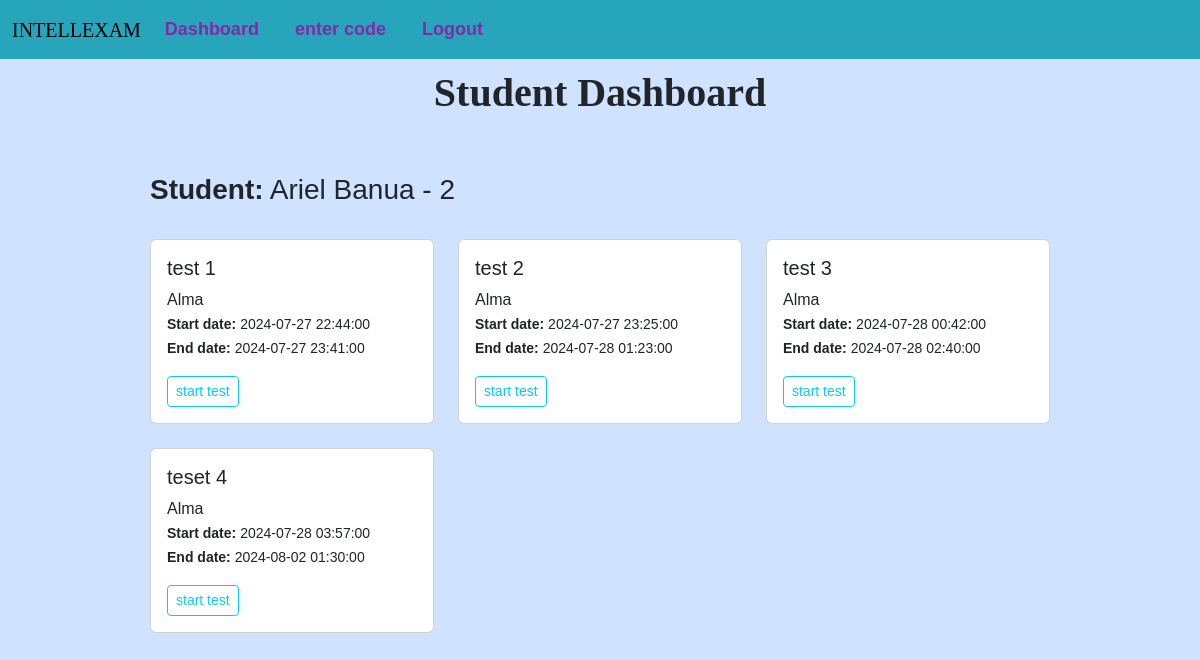
Before: /student (signed in) with the older database file.
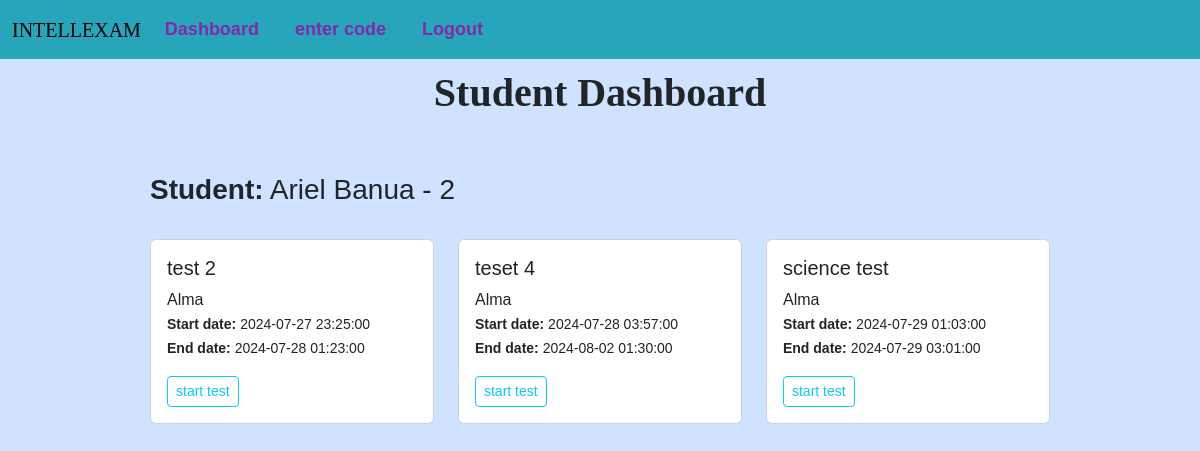
After: the same page with the newer database file.
### app.py (models this page shows)
class Tests(db.Model):
    test_id = db.Column(db.Integer, primary_key=True)
    title = db.Column(db.String(255))
    start_date = db.Column(db.DateTime, nullable = False)
    end_date = db.Column(db.DateTime, nullable = False)
    status = db.Column(db.String(255))
    teacher_id = db.Column(db.Integer, db.ForeignKey('users.id'))
    teacher = db.relationship('Users', backref=db.backref('tests', lazy=True))
    questions = db.relationship("Questions", backref="question_list")
    code = db.Column(db.String(6), unique=True)  # column to store the unique code
    students = db.relationship('Users', secondary='test_students', backref=db.backref('tests_registered', lazy=True))
    submissions = db.relationship('Submission', backref='test_submissions', lazy=True)

class Users(db.Model, UserMixin):
    id = db.Column(db.Integer, primary_key = True)
    name = db.Column(db.String(200), nullable=False)
    email = db.Column(db.String(120), nullable=False, unique =True)
    password = db.Column(db.String(128), nullable=False)
    role = db.Column(db.String(80), nullable=False)
    submissions = db.relationship('Submission', backref='submitted_tests', lazy=True)

### app.py (the view)
@app.route('/student', methods=['GET', 'POST'])
@login_required(role="student")
def student_dashboard():
    tests = current_user.tests_registered
    return render_template('student_dashboard.html', tests=tests)

### app.py (called while the page is built)
@login_manager.user_loader
def load_user(user_id):
    return Users.query.get(int(user_id))

def login_required(role="ANY"):
    def wrapper(fn):
        @wraps(fn)
        def decorated_view(*args, **kwargs):
            if not current_user.is_authenticated:
               return login_manager.unauthorized()
            if ( (current_user.role != role) and (role != "ANY")):
                return login_manager.unauthorized()
            return fn(*args, **kwargs)
        return decorated_view
    return wrapper

### templates/student_dashboard.html (shortened to what this page needs)
{% extends 'index.html' %}
{% block content %}
<h1>Student Dashboard</h1>
<br>
<br/>
<h3><b>Student:</b> {{current_user.name}} - {{current_user.id}}</h3>
<br/>
<div class="row row-cols-1 row-cols-md-3 g-4">
	{% for test in tests %}
	<div class="col">
		<div class="card ">
		<div class="card-body">
		<h5 class="card-title">{{ test.title }}</h5>
		<p class="card-text">{{ test.teacher.name }}<br/>
			<small><b> Start date: </b>{{ test.start_date }}</small> <br/>
			<small><b> End date: </b>{{ test.end_date }}</small> <br/>
		</p>
		<a href="{{ url_for('start_test', test_id=test.test_id)}}" class="btn btn-outline-info btn-sm">start test</a>
		</div>
		</div>
	</div>
	{% endfor %}
</div>
{% endblock %}

Changed rows visible on the page:
removed Tests: title "test 1", teacher.name "Alma", start_date "2024-07-27 22:44:00", end_date "2024-07-27 23:41:00"
removed Tests: title "test 3", teacher.name "Alma", start_date "2024-07-28 00:42:00", end_date "2024-07-28 02:40:00"
added Tests: title "science test", teacher.name "Alma", start_date "2024-07-29 01:03:00", end_date "2024-07-29 03:01:00"
